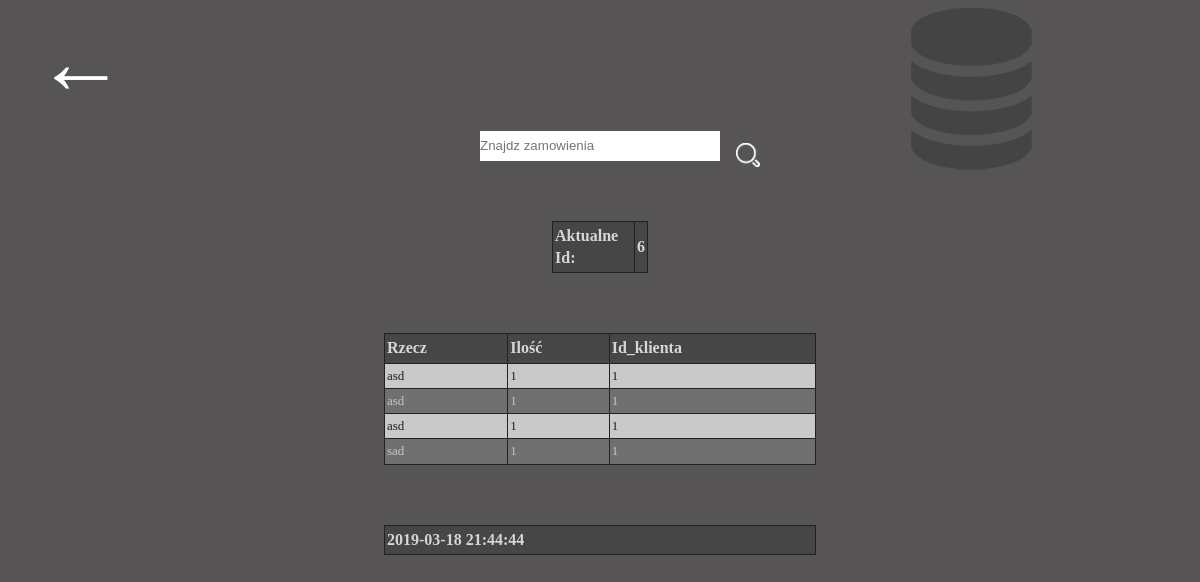
The page /apka/index.php?page=showelements&Id=6 (signed in) on the database its author committed.
### tables this page shows
CREATE TABLE `lista` (
  `lp` int(11) NOT NULL,
  `Item` varchar(30) NOT NULL,
  `Ilosc` int(11) NOT NULL,
  `Id_zamowienia` int(11) NOT NULL,
  `comment` varchar(40) NOT NULL,
  `userid` int(11) NOT NULL
);

CREATE TABLE `idzamowienia` (
  `Id` int(11) NOT NULL,
  `data` timestamp NOT NULL DEFAULT CURRENT_TIMESTAMP ON UPDATE CURRENT_TIMESTAMP,
  `User_id` int(11) NOT NULL
);

### apka/page/showelements.php (the view, shortened to what this page needs)
<?php
 if($_SESSION['userid']==1){
    echo '<a  id="history" href="index.php?page=showdb" style="float:right; margin-right: 14%; margin-top: -1%;"><img src="page/db.png"></a> ';
   }else
   {
   echo '<a  id="history" href="index.php?page=showdb" style="float:right; margin-right: 8%; margin-top: -1%;"><img src="page/history.png"></a> ';
   }
   echo ' <a id="back" href="index.php?page=home">&#8592;</a>';
   echo '<form id="chngdata" action="index.php?page=showelements" method="POST">
   <input id="zmien" type="text" name="Idzamowienia" placeholder="Znajdz zamowienia" autofocus>
    <button id="szukaj"  ><img src="page/search.png"></button>
    </form>';
  if($_SESSION['status']==TRUE && $_SESSION['userid']==1)
  {
      if(!isset($_POST['Idzamowienia']))
      {
        $aktualneId = $_GET['Id'];
      }else
      {
          $aktualneId= $_POST['Idzamowienia'];
      }
      echo '<table class="blueTable" style="width:8%; margin-left:46%;"><th>Aktualne Id:</th><th> '.$_POST['Idzamowienia'].' </th></table>';
      $zamowienia = mysqli_query($connection,'SELECT `Item`,`Ilosc`,`userid` FROM
      `lista` WHERE
      `Id_zamowienia`="'.$aktualneId.'"');
      if(mysqli_num_rows($zamowienia)<=0)
      {
          echo '<span style="color:red; margin-left:35%; font-size:40px;position:absolute; top:5%;">Nie Istnieje zamowienia o takim id</span>';
      }else
      {
          echo '<table class="blueTable"><th>Rzecz</th>
          <th>Ilość</th>
          <th>Id_klienta</th>' ;
            while($zamowieniaValue = mysqli_fetch_assoc($zamowienia))
        {
            echo '
            <tr> <td>'.$zamowieniaValue['Item'].'</td>
            <td>  '.$zamowieniaValue['Ilosc'].'</td>
            <td>'.$zamowieniaValue['userid'].'</td></tr>';
        }echo '</table><table class="blueTable">';
            $komdozam = mysqli_query($connection,'SELECT * FROM `idzamowienia` WHERE `Id`="'.$aktualneId.'"');
            $c = mysqli_fetch_assoc($komdozam);
            echo '<th>'.$c['data'].'</th>';
        }echo '</table>';
  }

### apka/page/zakupy.css (style rules this page uses)
* { margin: 0; padding: 0; line-height: 1.4em; }
button { border: 0; outline: 0; }
input { border: 0; }
body { background-color: #565454; }
#back { font-size: 90px; font-weight: bold; text-decoration: none; color: #FFFFFF; margin-left: 3%; }
#history img { margin-top:20px; }
#zmien { width: 20%; height: 30px; margin-left: 40%; }
#szukaj { background-color: transparent; width: 2%; margin-left: 1%; position: relative; bottom: -17px; }
#szukaj img { width: 100%; }
table.blueTable { background-color: #707070; width: 36%; text-align: left; border-collapse: collapse; margin-left: 32%; margin-top: 5%; color: #c5c5c5; }
table.blueTable td, table.blueTable th { padding: 3px 2px; border: 1px solid #232222; }
table.blueTable th { background-color: #464646; color: #d6d6d6; }
table.blueTable tbody td { font-size: 13px; }
table.blueTable tr:nth-child(even) { background: #c9c9c9; color: #232020; }

### rows shown on the page
lista: Item "asd", Ilosc "1", userid "1"
lista: Item "asd", Ilosc "1", userid "1"
lista: Item "asd", Ilosc "1", userid "1"
lista: Item "sad", Ilosc "1", userid "1"
idzamowienia: data "2019-03-18 21:44:44"

### other values the page prints
$_POST['Idzamowienia'] "6"
